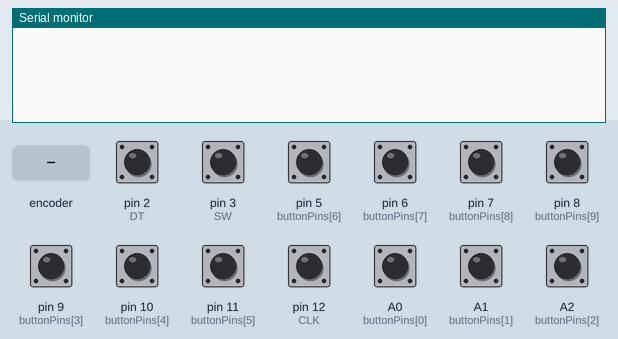
Simulated run of this sketch. Board: Arduino Uno, built with avr-gcc and run on an emulated ATmega328P. On the bench: the last lines printed to the serial monitor. The test bench sets the inputs (shaded band); at power-on: A0 (buttonPins[0]), A1 (buttonPins[1]), A2 (buttonPins[2]), pin 2 (DT), pin 3 (SW), pin 5 (buttonPins[6]), pin 6 (buttonPins[7]), pin 7 (buttonPins[8]), pin 8 (buttonPins[9]), pin 9 (buttonPins[3]), pin 10 (buttonPins[4]), pin 11 (buttonPins[5]), pin 12 (CLK) HIGH.

Above: at 1.2 s.
1.3 s: rotary encoder on pin 12 (CLK) / pin 2 (DT) turned 1 step (first pin leading)
At 1.8 s:
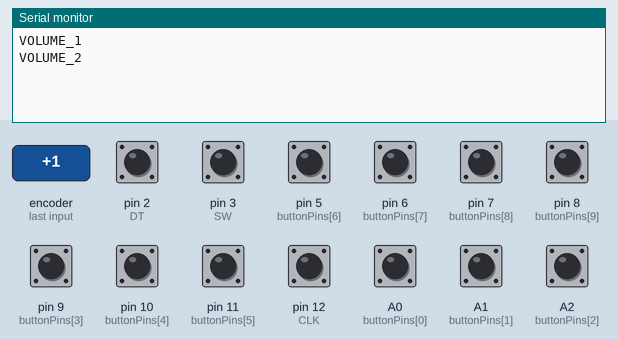
3.0 s: pin 3 (SW) pulled LOW for 0.15 s
At 3.7 s:
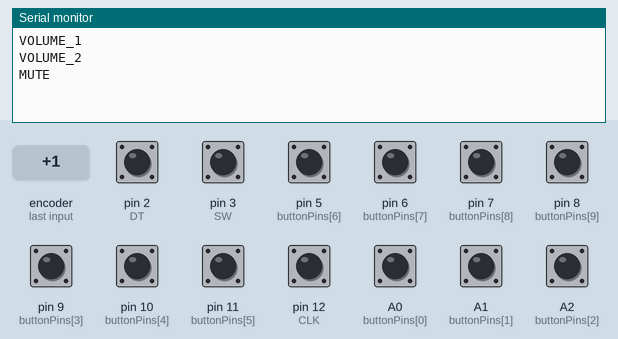
4.6 s: pin 5 (buttonPins[6]) pulled LOW for 0.15 s
At 5.8 s:
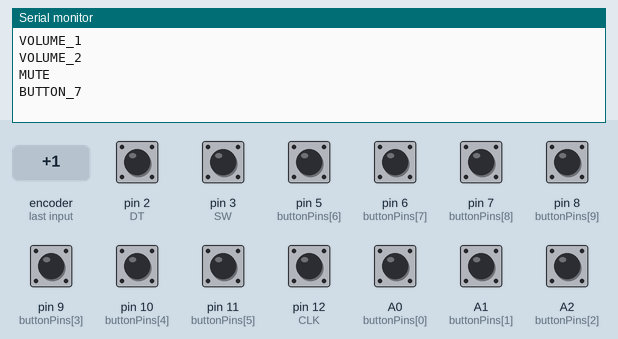
6.2 s: pin 8 (buttonPins[9]) pulled LOW for 0.15 s
At 7.3 s:
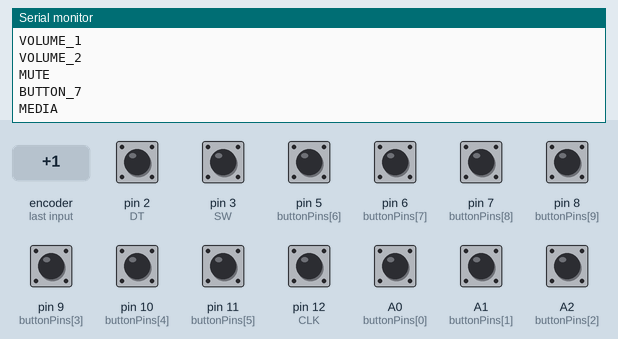
7.8 s: pin 6 (buttonPins[7]) pulled LOW for 0.15 s
At 8.5 s:
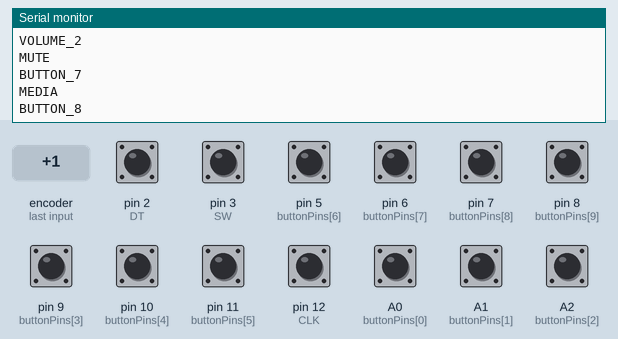
9.4 s: pin 7 (buttonPins[8]) pulled LOW for 0.15 s
At 9.7 s:
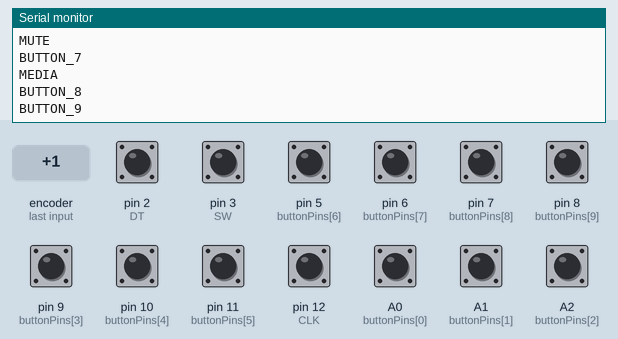

Measured:
- after the input at 1.3 s, the serial monitor: prints a new line at once (image 1)
- after the input at 3.0 s, the serial monitor: prints a new line at once (image 2)
- after the input at 4.6 s, the serial monitor: prints a new line at once (image 3)
- after the input at 6.2 s, the serial monitor: prints a new line at once (image 4)
- after the input at 7.8 s, the serial monitor: prints a new line at once (image 5)
- after the input at 9.4 s, the serial monitor: prints a new line at once (image 6)

The sketch:

ArduinoNANODESKTOP.ino
```cpp
#define CLK 12
#define DT 2
#define SW 3

const int buttonPins[] = {A0, A1, A2, 9, 10, 11, 5, 6, 7, 8};

int counter = 0;
int currentStateCLK;
int lastStateCLK;

void setup() {
  Serial.begin(9600);

  pinMode(CLK, INPUT);
  pinMode(DT, INPUT);
  pinMode(SW, INPUT_PULLUP);
  lastStateCLK = digitalRead(CLK);

  for (int i = 0; i < 10; i++) {
    pinMode(buttonPins[i], INPUT_PULLUP);
  }
}

void loop() {
  currentStateCLK = digitalRead(CLK);
  if (currentStateCLK != lastStateCLK) {
    if (digitalRead(DT) != currentStateCLK) {
      counter++;
    } else {
      counter--;
    }
    Serial.print("VOLUME_");
    Serial.println(counter);
  }
  lastStateCLK = currentStateCLK;

  if (digitalRead(SW) == LOW) {
    Serial.println("MUTE");
    delay(200);
  }

  for (int i = 0; i < 10; i++) {
    if (digitalRead(buttonPins[i]) == LOW) {
      if (i < 9) {
        Serial.print("BUTTON_");
        Serial.println(i + 1);
      } else {
        Serial.println("MEDIA");
      }
      delay(200);
    }
  }
}
```
